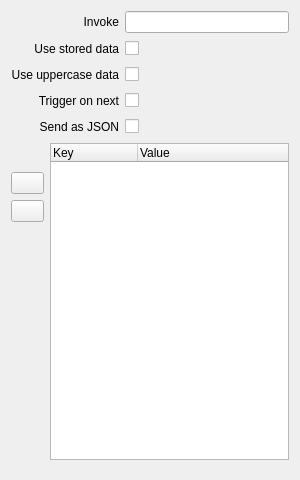
<?xml version="1.0" encoding="UTF-8"?>
<ui version="4.0">
 <class>InspectorTemplateWidget</class>
 <widget class="QWidget" name="InspectorTemplateWidget">
  <property name="geometry">
   <rect>
    <x>0</x>
    <y>0</y>
    <width>300</width>
    <height>480</height>
   </rect>
  </property>
  <property name="sizePolicy">
   <sizepolicy hsizetype="Preferred" vsizetype="MinimumExpanding">
    <horstretch>0</horstretch>
    <verstretch>0</verstretch>
   </sizepolicy>
  </property>
  <property name="minimumSize">
   <size>
    <width>0</width>
    <height>480</height>
   </size>
  </property>
  <layout class="QGridLayout" name="gridLayout">
   <property name="bottomMargin">
    <number>20</number>
   </property>
   <item row="0" column="0">
    <widget class="QLabel" name="labelInvoke">
     <property name="text">
      <string>Invoke</string>
     </property>
     <property name="alignment">
      <set>Qt::AlignRight|Qt::AlignTrailing|Qt::AlignVCenter</set>
     </property>
    </widget>
   </item>
   <item row="0" column="1">
    <widget class="QLineEdit" name="lineEditInvoke"/>
   </item>
   <item row="1" column="0">
    <widget class="QLabel" name="labelUseStoredData">
     <property name="text">
      <string>Use stored data</string>
     </property>
     <property name="alignment">
      <set>Qt::AlignRight|Qt::AlignTrailing|Qt::AlignVCenter</set>
     </property>
    </widget>
   </item>
   <item row="1" column="1">
    <layout class="QHBoxLayout" name="horizontalLayoutLoop">
     <item>
      <widget class="QCheckBox" name="checkBoxUseStoredData">
       <property name="layoutDirection">
        <enum>Qt::RightToLeft</enum>
       </property>
       <property name="text">
        <string/>
       </property>
      </widget>
     </item>
     <item>
      <spacer name="horizontalSpacerUseStoredData2">
       <property name="orientation">
        <enum>Qt::Horizontal</enum>
       </property>
       <property name="sizeHint" stdset="0">
        <size>
         <width>40</width>
         <height>20</height>
        </size>
       </property>
      </spacer>
     </item>
    </layout>
   </item>
   <item row="2" column="0">
    <widget class="QLabel" name="labelUseUppercaseData">
     <property name="text">
      <string>Use uppercase data</string>
     </property>
     <property name="alignment">
      <set>Qt::AlignRight|Qt::AlignTrailing|Qt::AlignVCenter</set>
     </property>
    </widget>
   </item>
   <item row="2" column="1">
    <layout class="QHBoxLayout" name="horizontalLayoutLoop_2">
     <item>
      <widget class="QCheckBox" name="checkBoxUseUppercaseData">
       <property name="layoutDirection">
        <enum>Qt::RightToLeft</enum>
       </property>
       <property name="text">
        <string/>
       </property>
      </widget>
     </item>
     <item>
      <spacer name="horizontalSpacerUseUppercaseData2">
       <property name="orientation">
        <enum>Qt::Horizontal</enum>
       </property>
       <property name="sizeHint" stdset="0">
        <size>
         <width>40</width>
         <height>20</height>
        </size>
       </property>
      </spacer>
     </item>
    </layout>
   </item>
   <item row="3" column="0">
    <widget class="QLabel" name="labelTriggerOnNext">
     <property name="text">
      <string>Trigger on next</string>
     </property>
     <property name="alignment">
      <set>Qt::AlignRight|Qt::AlignTrailing|Qt::AlignVCenter</set>
     </property>
    </widget>
   </item>
   <item row="3" column="1">
    <layout class="QHBoxLayout" name="horizontalLayoutTriggerOnNext">
     <item>
      <widget class="QCheckBox" name="checkBoxTriggerOnNext">
       <property name="layoutDirection">
        <enum>Qt::RightToLeft</enum>
       </property>
       <property name="text">
        <string/>
       </property>
      </widget>
     </item>
     <item>
      <spacer name="horizontalSpacerTriggerOnNext2">
       <property name="orientation">
        <enum>Qt::Horizontal</enum>
       </property>
       <property name="sizeHint" stdset="0">
        <size>
         <width>40</width>
         <height>20</height>
        </size>
       </property>
      </spacer>
     </item>
    </layout>
   </item>
   <item row="4" column="0">
    <widget class="QLabel" name="labelSendAsJson">
     <property name="text">
      <string>Send as JSON</string>
     </property>
     <property name="alignment">
      <set>Qt::AlignRight|Qt::AlignTrailing|Qt::AlignVCenter</set>
     </property>
    </widget>
   </item>
   <item row="4" column="1">
    <layout class="QHBoxLayout" name="horizontalLayoutSendAsJson">
     <item>
      <widget class="QCheckBox" name="checkBoxSendAsJson">
       <property name="layoutDirection">
        <enum>Qt::RightToLeft</enum>
       </property>
       <property name="text">
        <string/>
       </property>
      </widget>
     </item>
     <item>
      <spacer name="horizontalSpacerSendAsJsonxt2_2">
       <property name="orientation">
        <enum>Qt::Horizontal</enum>
       </property>
       <property name="sizeHint" stdset="0">
        <size>
         <width>40</width>
         <height>20</height>
        </size>
       </property>
      </spacer>
     </item>
    </layout>
   </item>
   <item row="5" column="0" colspan="2">
    <layout class="QGridLayout" name="gridLayoutData">
     <item row="0" column="0">
      <spacer name="verticalSpacerDataTop">
       <property name="orientation">
        <enum>Qt::Vertical</enum>
       </property>
       <property name="sizeType">
        <enum>QSizePolicy::Fixed</enum>
       </property>
       <property name="sizeHint" stdset="0">
        <size>
         <width>20</width>
         <height>23</height>
        </size>
       </property>
      </spacer>
     </item>
     <item row="0" column="1" rowspan="4">
      <widget class="HttpDataTreeBaseWidget" name="treeWidgetTemplateData">
       <property name="showDropIndicator" stdset="0">
        <bool>false</bool>
       </property>
       <property name="dragEnabled">
        <bool>true</bool>
       </property>
       <property name="dragDropMode">
        <enum>QAbstractItemView::DropOnly</enum>
       </property>
       <property name="alternatingRowColors">
        <bool>true</bool>
       </property>
       <property name="rootIsDecorated">
        <bool>false</bool>
       </property>
       <attribute name="headerDefaultSectionSize">
        <number>87</number>
       </attribute>
       <attribute name="headerShowSortIndicator" stdset="0">
        <bool>false</bool>
       </attribute>
       <column>
        <property name="text">
         <string>Key</string>
        </property>
       </column>
       <column>
        <property name="text">
         <string>Value</string>
        </property>
       </column>
      </widget>
     </item>
     <item row="1" column="0">
      <widget class="QToolButton" name="toolButtonAddTemplateData">
       <property name="minimumSize">
        <size>
         <width>33</width>
         <height>22</height>
        </size>
       </property>
       <property name="maximumSize">
        <size>
         <width>33</width>
         <height>22</height>
        </size>
       </property>
       <property name="font">
        <font>
         <weight>75</weight>
         <bold>true</bold>
        </font>
       </property>
       <property name="toolTip">
        <string>Add new device</string>
       </property>
      </widget>
     </item>
     <item row="2" column="0">
      <widget class="QToolButton" name="toolButtonRemoveTemplateData">
       <property name="minimumSize">
        <size>
         <width>33</width>
         <height>22</height>
        </size>
       </property>
       <property name="maximumSize">
        <size>
         <width>33</width>
         <height>22</height>
        </size>
       </property>
       <property name="font">
        <font>
         <weight>75</weight>
         <bold>true</bold>
        </font>
       </property>
       <property name="toolTip">
        <string>Remove device</string>
       </property>
      </widget>
     </item>
     <item row="3" column="0">
      <spacer name="verticalSpacerDataBottom">
       <property name="orientation">
        <enum>Qt::Vertical</enum>
       </property>
       <property name="sizeType">
        <enum>QSizePolicy::MinimumExpanding</enum>
       </property>
       <property name="sizeHint" stdset="0">
        <size>
         <width>20</width>
         <height>40</height>
        </size>
       </property>
      </spacer>
     </item>
    </layout>
   </item>
  </layout>
 </widget>
 <customwidgets>
  <customwidget>
   <class>HttpDataTreeBaseWidget</class>
   <extends>QTreeWidget</extends>
   <header>Inspector/HttpDataTreeBaseWidget.h</header>
  </customwidget>
 </customwidgets>
 <tabstops>
  <tabstop>lineEditInvoke</tabstop>
  <tabstop>checkBoxUseStoredData</tabstop>
  <tabstop>checkBoxUseUppercaseData</tabstop>
  <tabstop>checkBoxTriggerOnNext</tabstop>
  <tabstop>checkBoxSendAsJson</tabstop>
  <tabstop>treeWidgetTemplateData</tabstop>
  <tabstop>toolButtonAddTemplateData</tabstop>
  <tabstop>toolButtonRemoveTemplateData</tabstop>
 </tabstops>
 <resources/>
 <connections>
  <connection>
   <sender>toolButtonAddTemplateData</sender>
   <signal>clicked()</signal>
   <receiver>InspectorTemplateWidget</receiver>
   <slot>addRow()</slot>
   <hints>
    <hint type="sourcelabel">
     <x>44</x>
     <y>248</y>
    </hint>
    <hint type="destinationlabel">
     <x>2</x>
     <y>423</y>
    </hint>
   </hints>
  </connection>
  <connection>
   <sender>toolButtonRemoveTemplateData</sender>
   <signal>clicked()</signal>
   <receiver>InspectorTemplateWidget</receiver>
   <slot>removeRow()</slot>
   <hints>
    <hint type="sourcelabel">
     <x>44</x>
     <y>276</y>
    </hint>
    <hint type="destinationlabel">
     <x>211</x>
     <y>425</y>
    </hint>
   </hints>
  </connection>
  <connection>
   <sender>lineEditInvoke</sender>
   <signal>textChanged(QString)</signal>
   <receiver>InspectorTemplateWidget</receiver>
   <slot>invokeChanged(QString)</slot>
   <hints>
    <hint type="sourcelabel">
     <x>167</x>
     <y>50</y>
    </hint>
    <hint type="destinationlabel">
     <x>3</x>
     <y>41</y>
    </hint>
   </hints>
  </connection>
  <connection>
   <sender>checkBoxUseStoredData</sender>
   <signal>stateChanged(int)</signal>
   <receiver>InspectorTemplateWidget</receiver>
   <slot>useStoredDataChanged(int)</slot>
   <hints>
    <hint type="sourcelabel">
     <x>171</x>
     <y>100</y>
    </hint>
    <hint type="destinationlabel">
     <x>236</x>
     <y>73</y>
    </hint>
   </hints>
  </connection>
  <connection>
   <sender>treeWidgetTemplateData</sender>
   <signal>itemDoubleClicked(QTreeWidgetItem*,int)</signal>
   <receiver>InspectorTemplateWidget</receiver>
   <slot>itemDoubleClicked(QTreeWidgetItem*,int)</slot>
   <hints>
    <hint type="sourcelabel">
     <x>252</x>
     <y>294</y>
    </hint>
    <hint type="destinationlabel">
     <x>263</x>
     <y>147</y>
    </hint>
   </hints>
  </connection>
  <connection>
   <sender>treeWidgetTemplateData</sender>
   <signal>currentItemChanged(QTreeWidgetItem*,QTreeWidgetItem*)</signal>
   <receiver>InspectorTemplateWidget</receiver>
   <slot>currentItemChanged(QTreeWidgetItem*,QTreeWidgetItem*)</slot>
   <hints>
    <hint type="sourcelabel">
     <x>227</x>
     <y>228</y>
    </hint>
    <hint type="destinationlabel">
     <x>263</x>
     <y>200</y>
    </hint>
   </hints>
  </connection>
  <connection>
   <sender>checkBoxUseUppercaseData</sender>
   <signal>stateChanged(int)</signal>
   <receiver>InspectorTemplateWidget</receiver>
   <slot>useUppercaseDataChanged(int)</slot>
   <hints>
    <hint type="sourcelabel">
     <x>177</x>
     <y>129</y>
    </hint>
    <hint type="destinationlabel">
     <x>263</x>
     <y>115</y>
    </hint>
   </hints>
  </connection>
  <connection>
   <sender>checkBoxTriggerOnNext</sender>
   <signal>stateChanged(int)</signal>
   <receiver>InspectorTemplateWidget</receiver>
   <slot>triggerOnNextChanged(int)</slot>
   <hints>
    <hint type="sourcelabel">
     <x>169</x>
     <y>158</y>
    </hint>
    <hint type="destinationlabel">
     <x>3</x>
     <y>121</y>
    </hint>
   </hints>
  </connection>
  <connection>
   <sender>checkBoxSendAsJson</sender>
   <signal>stateChanged(int)</signal>
   <receiver>InspectorTemplateWidget</receiver>
   <slot>sendAsJsonChanged(int)</slot>
   <hints>
    <hint type="sourcelabel">
     <x>163</x>
     <y>172</y>
    </hint>
    <hint type="destinationlabel">
     <x>269</x>
     <y>178</y>
    </hint>
   </hints>
  </connection>
 </connections>
 <slots>
  <slot>flashlayerChanged(int)</slot>
  <slot>addRow()</slot>
  <slot>removeRow()</slot>
  <slot>invokeChanged(QString)</slot>
  <slot>useStoredDataChanged(int)</slot>
  <slot>itemDoubleClicked(QTreeWidgetItem*,int)</slot>
  <slot>currentItemChanged(QTreeWidgetItem*,QTreeWidgetItem*)</slot>
  <slot>useUppercaseDataChanged(int)</slot>
  <slot>triggerOnNextChanged(int)</slot>
  <slot>sendAsJsonChanged(int)</slot>
 </slots>
</ui>
